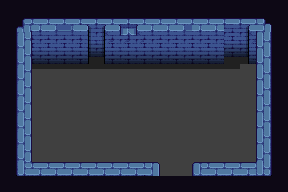

A 2D game scene composited from a Tiled map and its tileset images. What follows is a short description and the map's XML, with every tile layer's data as written:
An orthogonal 18x12 tile map with 16x16 px tiles, 2 tile layers (Base, Ground), 1 hidden layer not drawn, 3 tilesets.

<map version="1.8" tiledversion="1.8.2" orientation="orthogonal" renderorder="right-down" width="18" height="12" tilewidth="16" tileheight="16" infinite="0" nextlayerid="7" nextobjectid="7">
 <properties>
  <property name="Dungeon" value="Forest" />
  <property name="MapType" value="Forest" />
 </properties>
 <tileset firstgid="1" source="../Tilesets/stock_dungeon_walls.tsx" />
 <tileset firstgid="369" source="../Tilesets/stock_dungeon_floor.tsx" />
 <tileset firstgid="707" source="../Tilesets/stock_dungeon_stairs.tsx" />
 <layer id="1" name="Base" width="18" height="12">
  <data encoding="csv">
438,438,438,438,438,438,438,438,438,438,438,438,438,438,438,438,438,438,
438,438,438,438,438,438,438,438,438,438,438,438,438,438,438,438,438,438,
438,401,401,401,401,401,401,401,401,401,401,401,401,401,401,401,401,438,
438,401,401,401,401,401,401,401,401,401,401,401,401,401,401,401,401,438,
438,401,401,401,401,401,401,401,401,401,401,401,401,401,401,401,401,438,
438,401,401,401,401,401,401,401,401,401,401,401,401,401,401,401,401,438,
438,401,401,401,401,401,401,401,401,401,401,401,401,401,401,401,401,438,
438,401,401,401,401,401,401,401,401,401,401,401,401,401,401,401,401,438,
438,401,401,401,401,401,401,401,401,401,401,401,401,401,401,401,401,438,
438,401,401,401,401,401,401,401,401,401,401,401,401,401,401,401,401,438,
438,401,401,401,401,401,401,401,401,401,401,401,401,401,401,401,401,438,
438,438,438,438,438,438,438,438,438,438,438,438,438,438,438,438,438,438
</data>
 </layer>
 <layer id="2" name="Ground" width="18" height="12">
  <data encoding="csv">
0,0,0,0,0,0,0,0,0,0,0,0,0,0,0,0,0,0,
0,51,95,309,310,152,154,312,313,95,95,309,95,95,153,154,52,0,
0,71,118,118,118,175,177,335,336,118,118,118,118,118,176,177,73,0,
0,71,141,141,141,198,200,141,141,141,141,141,141,141,199,200,73,0,
0,71,271,271,271,271,271,271,271,271,271,271,271,271,271,0,73,0,
0,71,0,0,0,0,0,0,0,0,0,0,0,0,0,0,73,0,
0,71,0,0,0,0,0,0,0,0,0,0,0,0,0,0,73,0,
0,71,0,0,0,0,0,0,0,0,0,0,0,0,0,0,73,0,
0,71,0,0,0,0,0,0,0,0,0,0,0,0,0,0,73,0,
0,71,0,0,0,0,0,0,0,0,0,0,0,0,0,0,73,0,
0,94,95,95,95,95,95,95,95,75,0,0,48,95,95,95,96,0,
0,0,0,0,0,0,0,0,0,0,0,0,0,0,0,0,0,0
</data>
 </layer>
 <layer id="3" name="Upper" width="18" height="12" visible="0">
  <data encoding="csv">
0,0,0,0,0,0,0,0,0,0,0,0,0,0,0,0,0,0,
0,0,0,0,0,0,0,0,0,0,0,0,0,0,0,0,0,0,
0,0,0,0,0,0,0,0,0,0,0,0,0,0,0,0,0,0,
0,0,0,0,0,0,0,0,0,0,0,0,0,0,0,0,0,0,
0,0,0,0,0,0,0,0,0,0,0,0,0,0,0,0,0,0,
0,0,0,0,0,0,0,0,0,0,0,0,0,0,0,0,0,0,
0,0,0,0,0,0,0,0,0,0,0,0,0,0,0,0,0,0,
0,0,0,0,0,0,0,0,0,0,0,0,0,0,0,0,0,0,
0,0,0,0,0,0,0,0,0,0,0,0,0,0,0,0,0,0,
0,0,0,0,0,0,0,0,0,0,0,0,0,0,0,0,0,0,
0,0,0,0,0,0,0,0,0,0,0,0,0,0,0,0,0,0,
0,0,0,0,0,0,0,0,0,0,0,0,0,0,0,0,0,0
</data>
 </layer>
 <objectgroup id="4" name="Travel" />
 <objectgroup id="5" name="MapObject" />
 <objectgroup id="6" name="Character" />
</map>
